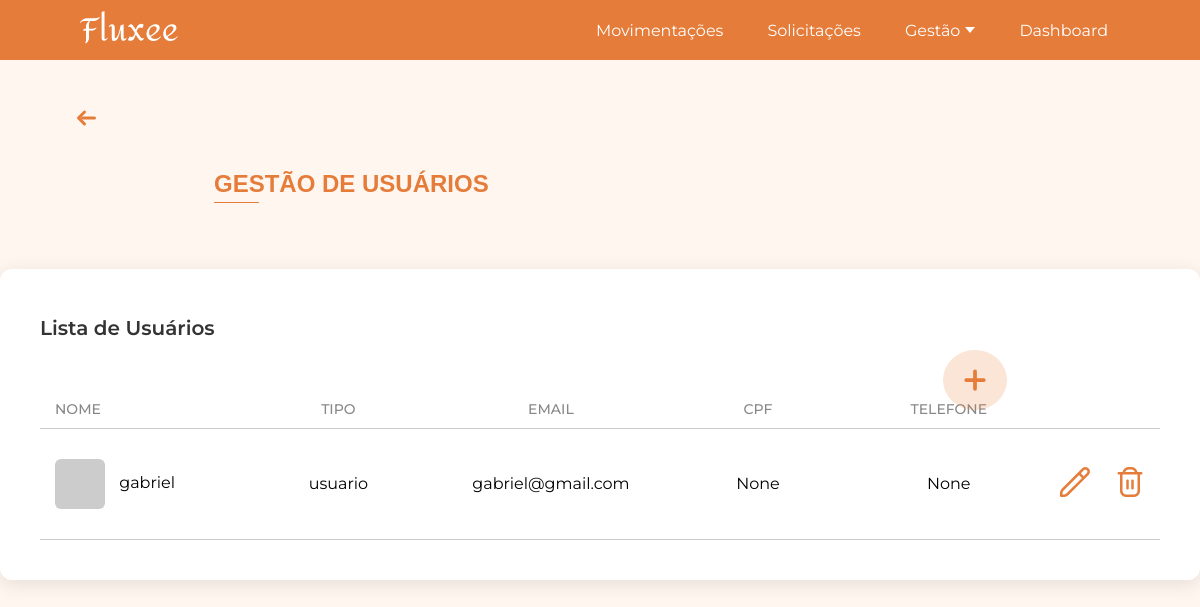
The app's page /usuarios/ (signed in) with its own data.
### app/models.py (models this page shows, shortened)
class User(db.Model, UserMixin):
    id = db.Column(db.Integer, primary_key=True)
    nome = db.Column(db.String(100), nullable=False)
    data_nascimento = db.Column(db.Date, nullable=True)
    genero = db.Column(db.String(20), nullable=True)
    email = db.Column(db.String(120), unique=True, nullable=False)
    cpf = db.Column(db.String(14), unique=True)
    telefone = db.Column(db.String(20), nullable=True)
    tipo_usuario = db.Column(db.String(50), nullable=False, default="usuario")
    senha = db.Column(db.String(200), nullable=False)
    imagem_perfil = db.Column(db.String(200), nullable=True)

### app/view.py (the view)
@app.route('/usuarios/')
@login_required
def usuarios():
    pagina_atual = request.args.get('page', 1, type=int)
    por_pagina = 10
    pagination = User.query.order_by(User.id).paginate(page=pagina_atual, per_page=por_pagina)
    usuarios = pagination.items
    mostrar_paginacao = pagination.pages > 1
    return render_template(
        'usuarios.html',
        usuarios=usuarios,
        pagination=pagination,
        pagina_atual=pagina_atual,
        mostrar_paginacao=mostrar_paginacao
    )

### app/models.py (called while the page is built)
@login_manager.user_loader
def load_user(user_id):
    return User.query.get(int(user_id))

### app/templates/usuarios.html (shortened to what this page needs)
<!DOCTYPE html>
<html lang="pt-BR">
<head>
    <link rel="stylesheet" href="{{ url_for('static', filename='css/gestao_usuarios.css') }}">
</head>
<body>
    {% include 'componentes/alertas/alerta_sucesso.html' %}
    {% include 'componentes/header/header.html' %}
    {% with texto="GESTÃO DE USUÁRIOS" %}
        {% include 'componentes/titulos/titulo.html' %}
    {% endwith %}
    {% include 'componentes/botoes/botao_gestao_add_usuarios.html' %}
    <div class="gestao-container">
        <div class="gestao-box">
            <h2 class="gestao-box-title">Lista de Usuários</h2>
            <div class="gestao-tabela">
                <div class="gestao-cabecalho">
                    <span class="coluna-usuario">NOME</span>
                    <span class="coluna-tipo">TIPO</span>
                    <span class="coluna-email">EMAIL</span>
                    <span class="coluna-cpf">CPF</span>
                    <span class="coluna-telefone">TELEFONE</span>
                </div>
                <div class="linha-titulos"></div>
                {% for u in usuarios %}
                    <div class="gestao-linha linha-dinamica">
                        <span class="linha-usuario">
                            {% if u.imagem_perfil %}
                                <img src="{{ url_for('static', filename='uploads/usuarios/' + u.imagem_perfil) }}"
                                    alt="{{ u.nome }}" class="produto-img">
                            {% else %}
                                <div class="produto-img-placeholder"></div>
                            {% endif %}
                            {{ u.nome }}
                        </span>
                        <span class="linha-tipo">{{ u.tipo_usuario }}</span>
                        <span class="linha-email">{{ u.email }}</span>
                        <span class="linha-cpf">{{ u.cpf }}</span>
                        <span class="linha-telefone">{{ u.telefone }}</span>
                        <span class="linha-acoes">
                            <a href="{{ url_for('editar_usuario', id=u.id) }}" class="btn-edit">
                                <img src="{{ url_for('static', filename='icons/edit.png') }}" alt="editar">
                            </a>
                            <a href="javascript:void(0);"
                            class="btn-delete"
                            data-nome="{{ u.nome }}"
                            data-link="{{ url_for('deletar_usuario', id=u.id) }}">
                                <img src="{{ url_for('static', filename='icons/delete.png') }}" alt="excluir">
                            </a>
                        </span>
                    </div>
                {% endfor %}
            </div>
        </div>
    </div>
</body>
</html>

### app/static/css/gestao_usuarios.css (style rules this page uses)
html, body { margin: 0; padding: 0; font-family: 'Montserrat', Arial, sans-serif; background-color: #FFF6F0; }
.gestao-container { display: flex; justify-content: center; align-items: flex-start; gap: 50px; padding: 50px 0; }
.gestao-box { width: 1850px; background: #fff; border-radius: 12px; box-shadow: 0 4px 20px rgba(0,0,0,0.1); padding-left: 40px; padding-right: 40px; padding-top: 30px; padding-bottom: 40px; box-sizing: border-box; }
.gestao-box-title { font-size: 20px; font-weight: 600; margin-bottom: 50px; color: #333; }
.gestao-linha { display: flex; align-items: center; padding: 12px 0; border-bottom: 1px solid #ccc; height: auto; background: transparent; }
.gestao-linha:last-of-type { margin-bottom: 0; }
.gestao-cabecalho { display: flex; padding: 10px 15px; font-weight: 500; color: #888; font-size: 14px; }
.coluna-usuario { width: 18%; text-align: left; }
.coluna-tipo { width: 16%; text-align: center; }
.coluna-email { width: 23%; text-align: center; }
.coluna-cpf { width: 15%; text-align: center; }
.coluna-telefone { width: 20%; text-align: center; }
.linha-usuario { width: 18%; }
.linha-tipo { width: 16%; text-align: center; }
.linha-email { width: 23%; text-align: center; }
.linha-cpf { width: 15%; text-align: center; }
.linha-telefone { width: 20%; text-align: center; }
.linha-acoes { width: 8%; text-align: right; }
.linha-acoes { display: flex; justify-content: flex-end; align-items: center; gap: 25px; }
.gestao-linha.linha-dinamica { padding: 30px 15px; }
.linha-titulos { width: 100%; height: 1px; background: #ccc; }
.produto-img, .produto-img-placeholder { width: 50px; height: 50px; border-radius: 6px; margin-right: 10px; vertical-align: middle; display: inline-block; }
.produto-img-placeholder { background-color: #ccc; }
.linha-acoes img { width: 30px; height: 30px; cursor: pointer; }

### records on screen
User: nome "gabriel", tipo_usuario "usuario", email "gabriel@gmail.com", cpf "None", telefone "None"

### other values on screen
{{ texto }} "GESTÃO DE USUÁRIOS"
